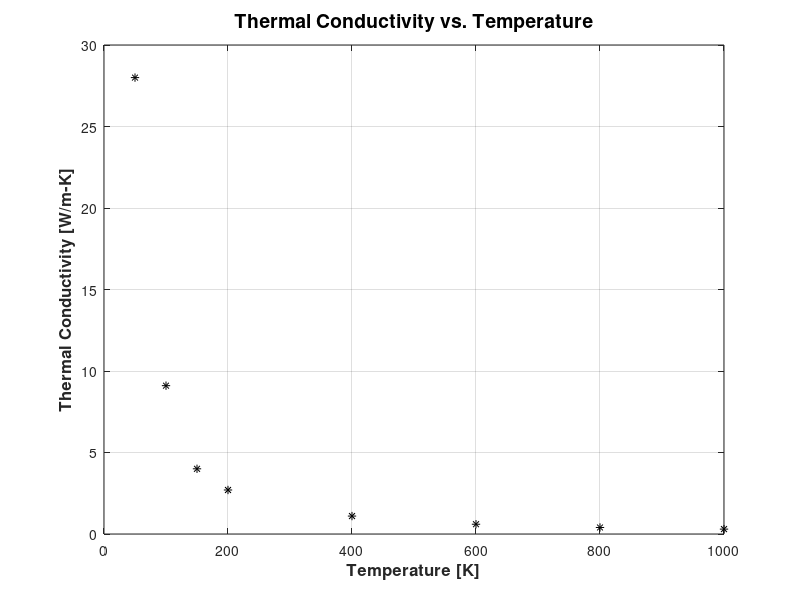
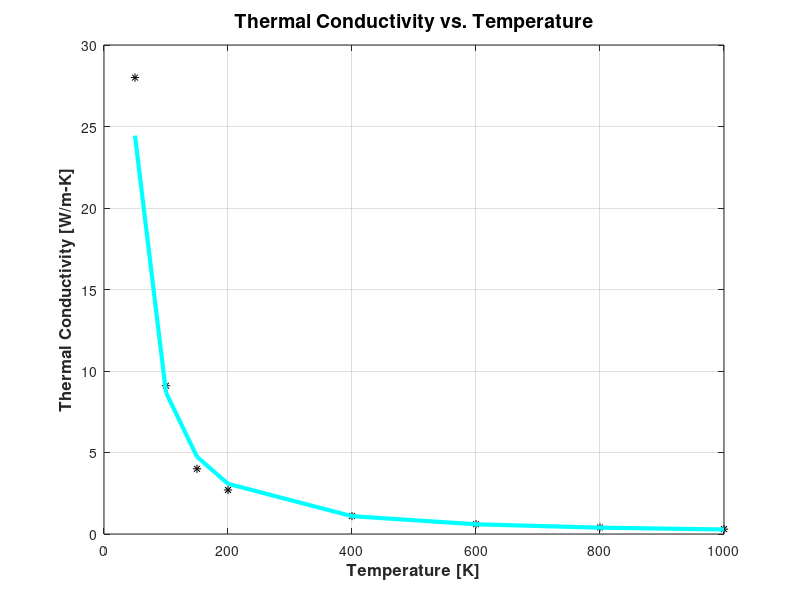
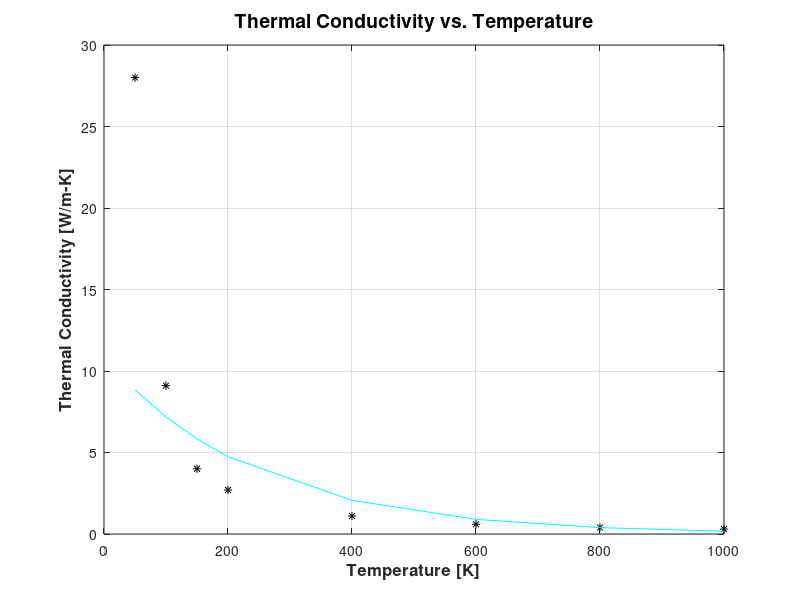
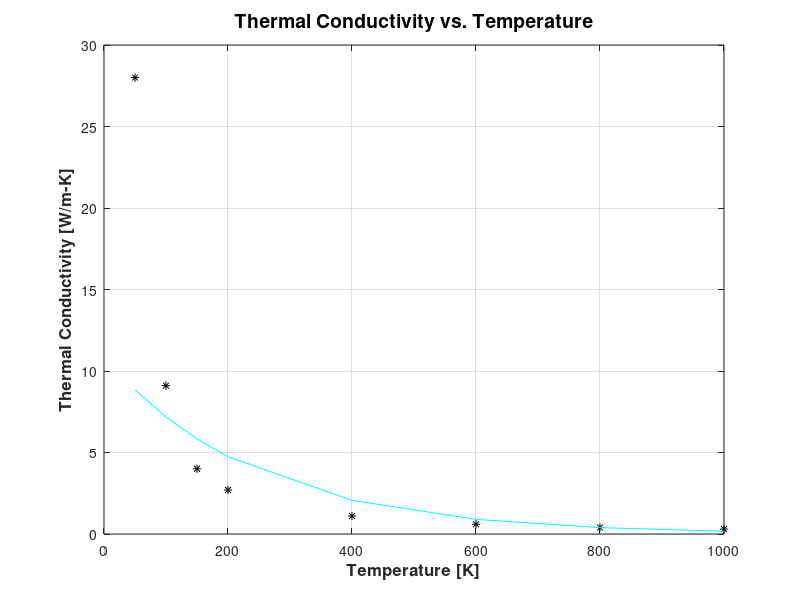

The MATLAB script that drew these images, in order: (Note: this script raises an error after producing the figures.)
%% Assignment #6 Solution
clear
clc
close 'all'

%% Problem #1 (based on 6-34)
T = [50 100 150 200 400 600 800 1000]'; % K, silicon temperature
k = [28 9.1 4.0 2.7 1.1 0.6 0.4 0.3]'; % W/m-K, thermal conductivity

% jut plot the data
figure(1)
plot(T,k,'k*')
title('Thermal Conductivity vs. Temperature',...
    'fontsize',14,'fontweight','bold');
xlabel('Temperature [K]','fontsize',12,'fontweight','bold');
ylabel('Thermal Conductivity [W/m-K]','fontsize',12,...
    'fontweight','bold');
grid on
%%
% a)y = bx^m;  ln(y) = ln(b) + m*ln(x)

Y = log(k);
X = [T.^0 log(T)];
p = X'*Y;
c = (X'*X)\p;
% c(1) = ln(b) --> b = exp(c(1))
% c(2) = m
b = exp(c(1));
m = c(2);

fita = @(T) b*T.^m;

figure(2)
plot(T,k,'k*',...
    T,fita(T),'-c','linewidth',3,'markersize',10)
title('Thermal Conductivity vs. Temperature',...
    'fontsize',14,'fontweight','bold');
xlabel('Temperature [K]','fontsize',12,'fontweight','bold');
ylabel('Thermal Conductivity [W/m-K]','fontsize',12,...
    'fontweight','bold');
grid on

resid_a = k - fita(T);
err_a = resid_a'*resid_a;
fprintf('error for fit a: %g \n',err_a);
%%
% b) y = b*exp(m*x) --> log(y) = log(b) + m*x

X = [T.^0 T];
c = (X'*X)\(X'*Y); %<- same Y as before

% c(1) = log(b) --> b = exp(c(1))
% c(2) = m
b = exp(c(1)); m = c(2);
fitb = @(T) b*exp(m*T);

figure(3)
plot(T,k,'k*',...
    T,fitb(T),'-c')
title('Thermal Conductivity vs. Temperature',...
    'fontsize',14,'fontweight','bold');
xlabel('Temperature [K]','fontsize',12,'fontweight','bold');
ylabel('Thermal Conductivity [W/m-K]','fontsize',12,...
    'fontweight','bold');
grid on

resid_b = k - fitb(T);
err_b = resid_b'*resid_b;
fprintf('error for fit b: %g \n',err_b);
%%
% c) y = b*10^(mx) --> log10(y) = log10(b) + m*x
Y = log10(k);
X = [T.^0 T.^1];
p = X'*Y;
c = (X'*X)\p;
% c(1) = log10(b) --> b = 10^c(1), m = c(2)
b = 10^(c(1)); m = c(2);
fitc = @(T) b*10.^(m*T);

figure(4)
plot(T,k,'k*',...
    T,fitc(T),'-c')
title('Thermal Conductivity vs. Temperature',...
    'fontsize',14,'fontweight','bold');
xlabel('Temperature [K]','fontsize',12,'fontweight','bold');
ylabel('Thermal Conductivity [W/m-K]','fontsize',12,...
    'fontweight','bold');
grid on

resid_c = k - fitc(T);
err_c = resid_c'*resid_c;
fprintf('error for fit c: %g \n',err_c);
%%
% d) y = 1/(mx+b) --> 1/y = mx + b
Y = 1./k;
X = [T.^0 T.^1];
p = X'*Y;
c = (X'*X)\p;
b = c(1); m = c(2);
fitd = @(T) 1./(m*T + b);

T2 = linspace(min(T),max(T),1000);
figure(5)
plot(T,k,'k*',...
    T,fitd(T),'-c')
title('Thermal Conductivity vs. Temperature',...
    'fontsize',14,'fontweight','bold');
xlabel('Temperature [K]','fontsize',12,'fontweight','bold');
ylabel('Thermal Conductivity [W/m-K]','fontsize',12,...
    'fontweight','bold');
grid on

resid_d = k - fitd(T);
err_d = resid_d'*resid_d;
fprintf('error for fit d: %g \n',err_d);
%%
% e)y = mx/(b + x) --> Y = 1/y, X = 1/x, c1 = b/m, c2 = 1/m
% --> m = 1/c2; b = c1*m
Y = 1./k;
X = [T.^-1 T.^0];
p = X'*Y;
c = (X'*X)\p;
m = 1./c(2);
b = c(1)*m;

fite = @(x) m*x./(b + x);
figure(6)
plot(T,k,'k*',...
    T,fite(T),'-c')
title('Thermal Conductivity vs. Temperature',...
    'fontsize',14,'fontweight','bold');
xlabel('Temperature [K]','fontsize',12,'fontweight','bold');
ylabel('Thermal Conductivity [W/m-K]','fontsize',12,...
    'fontweight','bold');
grid on

resid_e = k - fite(T);
err_e = resid_e'*resid_e;
fprintf('error for fit e: %g \n',err_e);
%% Problem #3
T = (1e3)*[5 7.5 10 12.5 15 17.5 20 22.5 25 27.5 30]';
h = [3.3 7.5 41.8 51.8 61 101.1 132.9 145.5 171.4 225.8 260.9]';

T_int = 5000:500:3e4;
F_lagrange = genLagrangePolyInterp(T,h);

figure(7)
plot(T,h,'k*',...
    T_int,F_lagrange(T_int),'-c','linewidth',3,'markersize',8);
grid on
title('Problem #3 - Lagrange Polynomial Interpolation',...
    'fontsize',14,'fontweight','bold');
xlabel('T [K]','fontsize',12,'fontweight','bold');
ylabel('h [MJ/kg]','fontsize',12,'fontweight','bold');

method = 'spline';
F_spline = @(xi) interp1(T,h,xi,method);
figure(8)
plot(T,h,'k*',...
    T_int,F_spline(T_int),'-c','linewidth',3,'markersize',8);
grid on
title('Problem #3 - MATLAB Spline Interpolation',...
    'fontsize',14,'fontweight','bold');
xlabel('T [K]','fontsize',12,'fontweight','bold');
ylabel('h [MJ/kg]','fontsize',12,'fontweight','bold');

%% Local function for Lagrange Polynomial
function F = genLagrangePolyInterp(X,Y)
% function F = genLagrangePoly(X,Y) generates a Lagrange Polynomial that
% may be used to interpolate a function
% Inputs
% X = x-values of a function
% Y = f(X) for some function
%
% Outputs
% F - a function handle with the Lagrange interpolant

n = length(X); 

F = @(x) 0; %<-- start with zero

for i = 1:n
    L = @(x) Y(i); %<-- initialize the Lagrange Function
    for j = 1:n
        if j ~= i
            L = @(x) L(x).*((x - X(j))./(X(i) - X(j)));
        end
    end
    F = @(x) F(x)+L(x);
end
end